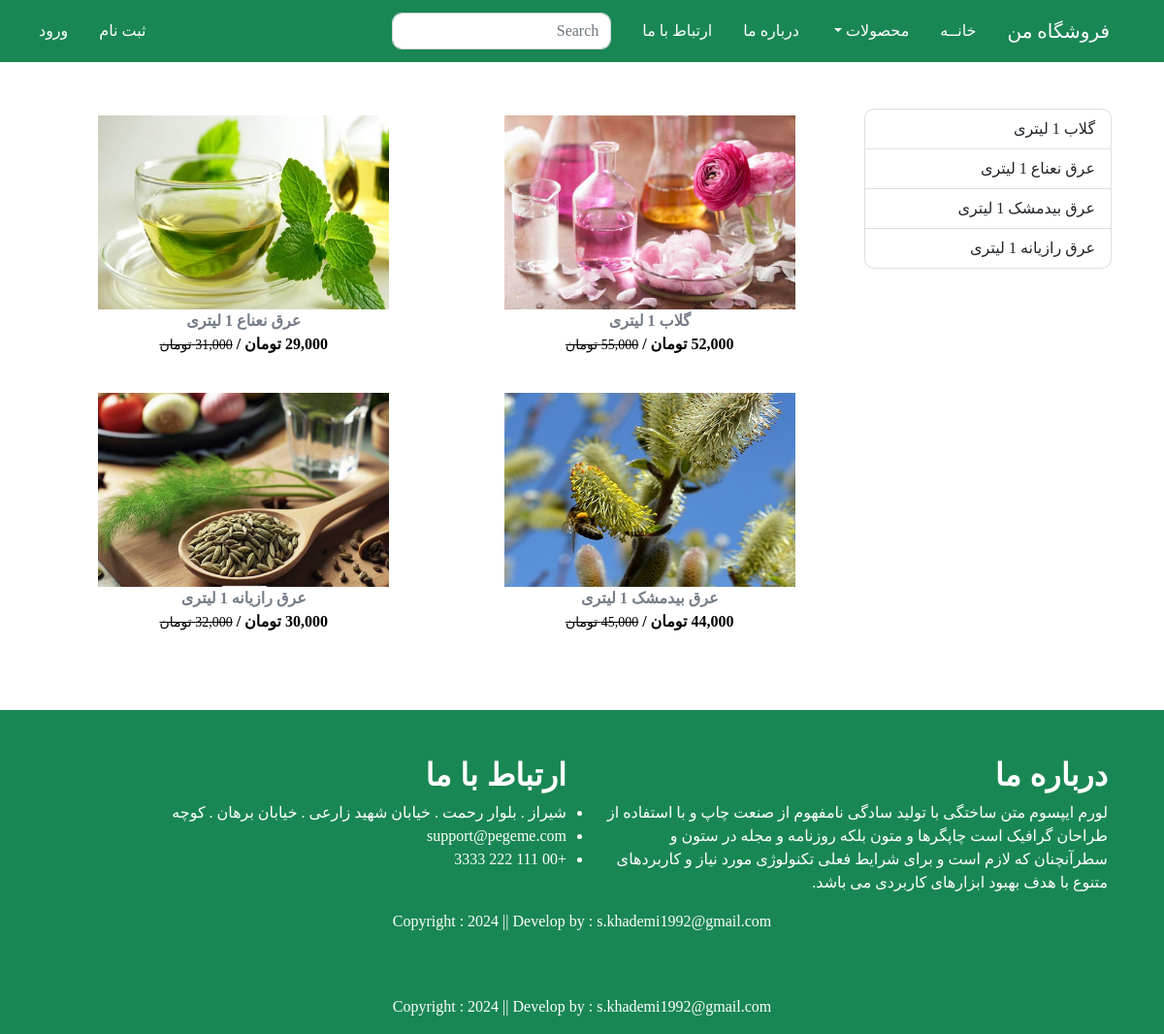
The page /category/AR on the database its author committed.
### app/models.py (models this page shows, shortened)
class Product(models.Model):
    title = models.CharField(max_length=100)
    selling_price = models.DecimalField(default=0, decimal_places=0, max_digits=12)
    discounted_price = models.DecimalField(default=0, decimal_places=0, max_digits=12, null=True, blank=True)
    description = models.TextField()
    category = models.CharField(choices=CATEGORY_CHOICES, max_length=2)
    product_image = models.ImageField(upload_to='product')

### app/views.py (the view)
# urls.py: path('category/<slug:val>', views.CategoryView.as_view(), name='category'),
class CategoryView(View):
    def get(self, request, val):
        totalitem = 0
        wishitem = 0
        if request.user.is_authenticated:
            totalitem = len(Cart.objects.filter(user=request.user))
            wishitem = len(Wishlist.objects.filter(user=request.user))
        product = Product.objects.filter(category=val)
        title = Product.objects.filter(category=val).values('title')
        return render(request, 'app/category.html', locals())

### app/templates/app/category.html (shortened to what this page needs)
{% extends 'app/base.html' %}
{% load static %}
{% load humanize %}
{% block main-content %}
    <div class="container my-5">
        <div class="row">
            <div class="col-sm-3">
                <div class="list-group">
                    {% for val in title %}
                        <a href="{% url 'category-title' val.title %}" class="list-group-item list-group-item-action" aria-current="true">{{ val.title }}</a>
                    {% endfor %}
                </div>
            </div>
            <div class="col-sm-9">
                <div class="row">
                    {% for prod in product %}
                        <div class="col text-center mb-4">
                            <a href="{% url 'product-detail' prod.id %}" class="btn">
                                <div>
                                    <img src="{{ prod.product_image.url }}" width="300px" height="200px"/>
                                    <div class="fw-bold">{{ prod.title }}</div>
                                    <div class="fw-bold table-danger">
                                        {{ prod.discounted_price | intcomma }} تومان /
                                        <small class="fw-light text-decoration-line-through">
                                            {{ prod.selling_price | intcomma }} تومان
                                        </small>
                                    </div>
                                </div>
                            </a>
                        </div>
                    {% endfor %}
                </div>
            </div>
        </div>
    </div>
{% endblock main-content %}

### app/static/app/css/style.css (style rules this page uses)
* { margin: 0; padding: 0; box-sizing: border-box; }
.font { font-family: font; }

### rows shown on the page
Product: product_image (picture), title "گلاب 1 لیتری", discounted_price "52,000", selling_price "55,000"
Product: product_image (picture), title "عرق نعناع 1 لیتری", discounted_price "29,000", selling_price "31,000"
Product: product_image (picture), title "عرق بیدمشک 1 لیتری", discounted_price "44,000", selling_price "45,000"
Product: product_image (picture), title "عرق رازیانه 1 لیتری", discounted_price "30,000", selling_price "32,000"

### other values the page prints
{{ val.title }} "گلاب 1 لیتری" "عرق نعناع 1 لیتری" "عرق بیدمشک 1 لیتری" "عرق رازیانه 1 لیتری"
